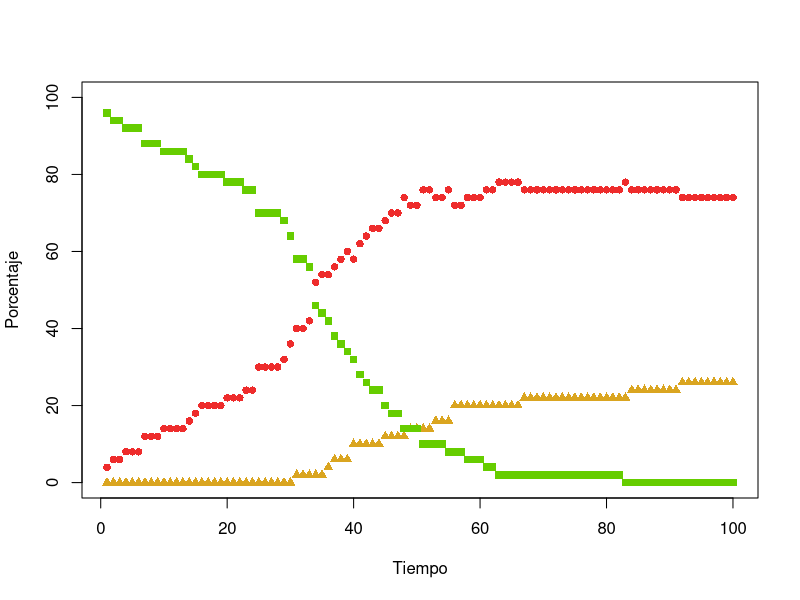
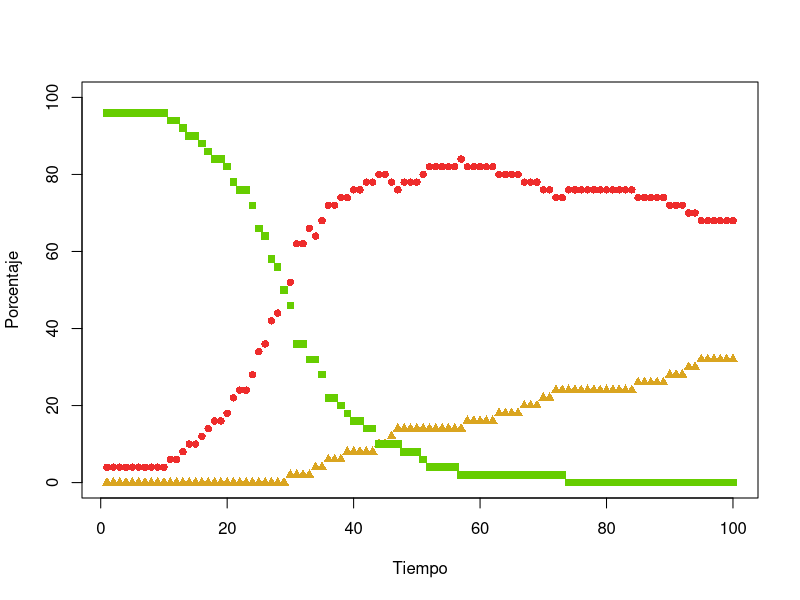
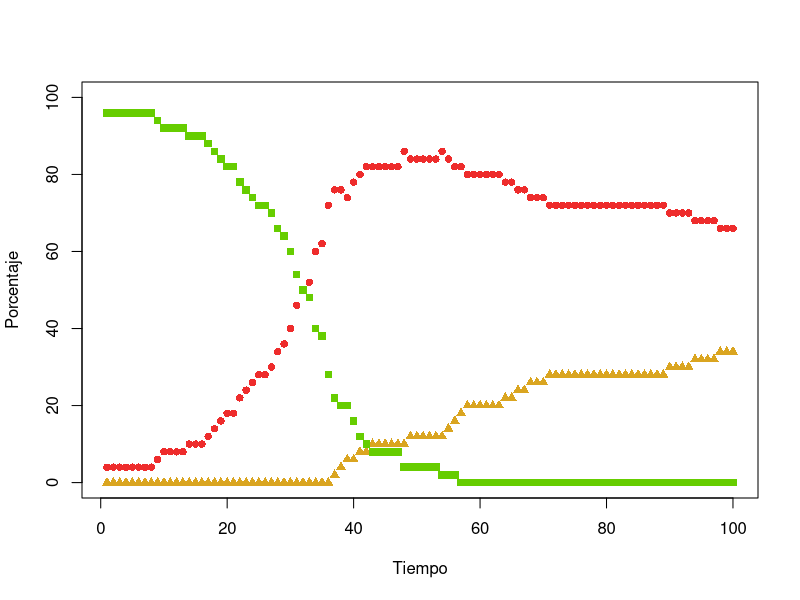
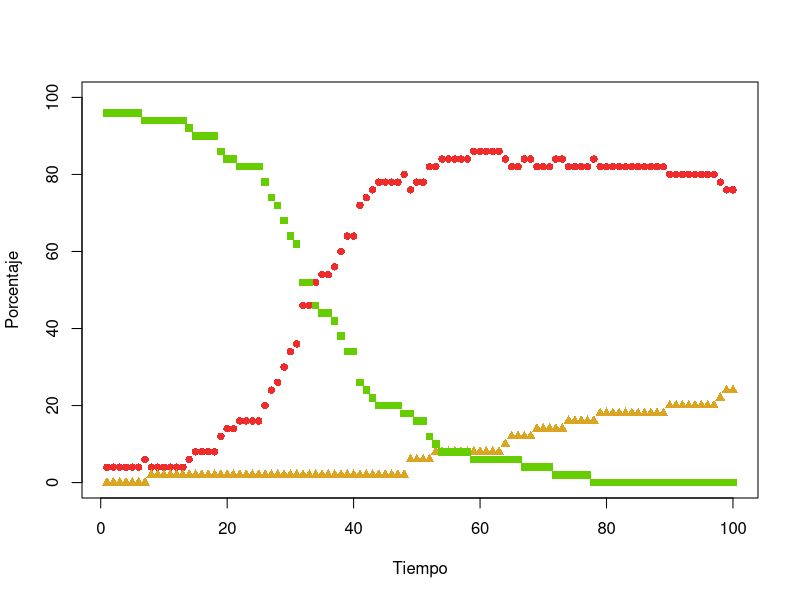
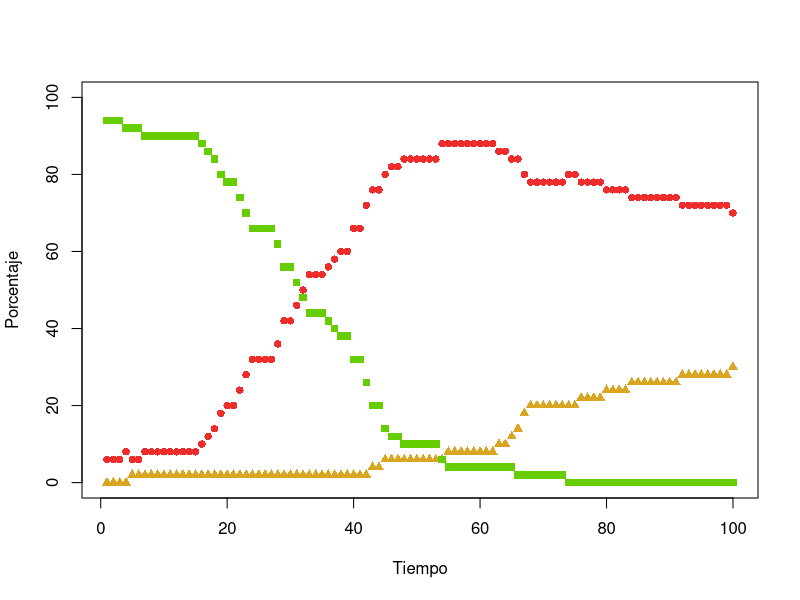
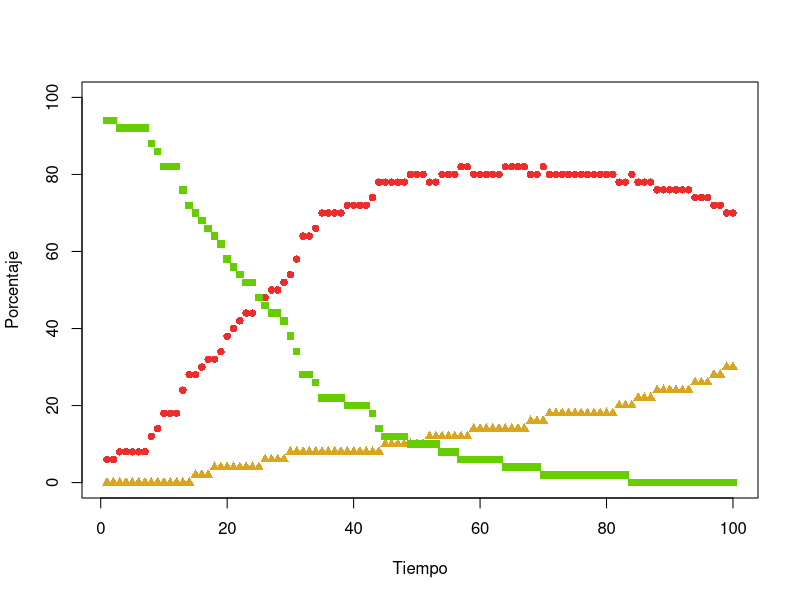
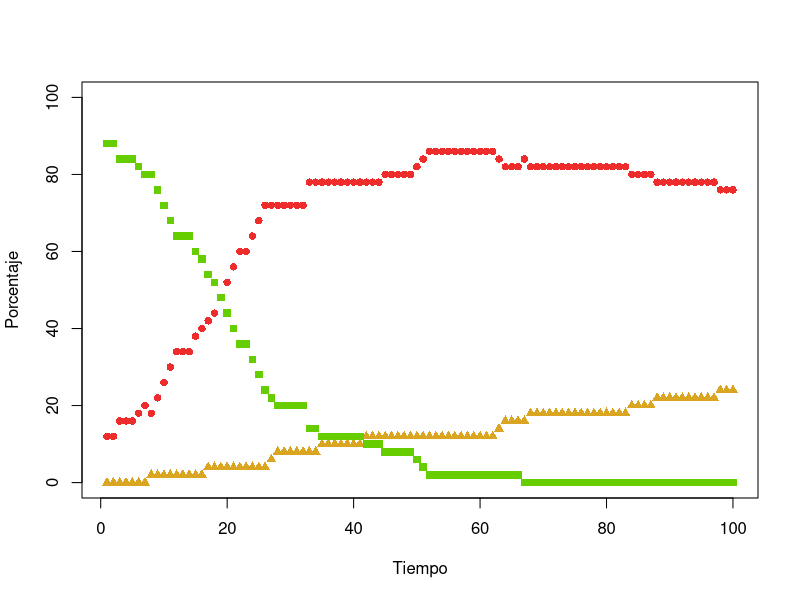
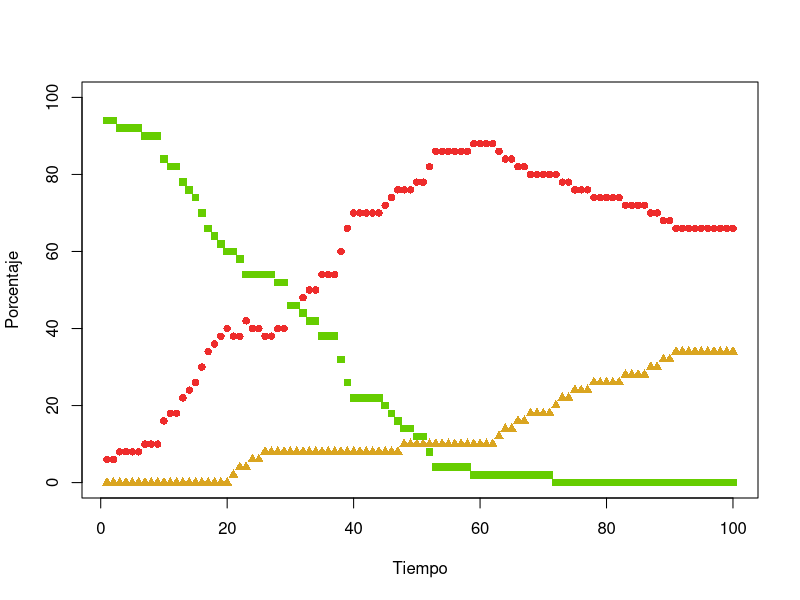

Recreate these plots in R, in order.
#suppressMessages(library(parallel))

l <- 1.5
n <- 50
pi <- 0.05
pr <- 0.02
v <- l / 30
r <- 0.1
tmax <- 100

impr = FALSE
replicas = 30
exper = data.frame(rep = numeric(), time=numeric()  )
data = c(0, 1, 2)
pc = pi
pv = 0
probs = c(1 - (pc +pv), pc, pv)
procesaContagio  <- function(y)
{
                                        #contagio por linea de barrido
    ordatos = agentes[order(agentes$x),] #ordenar los datos por el eje x
    cercanos = data.frame(i=numeric(),x=numeric(),y=numeric(), estado=numeric()) # los más cercanos a la linea de barrido que tal ue su distancia a la linea de barrido es menor al umbral
    for(i in 1:n){ #recorrido de los puntos ordenados
        ap = cbind(i,agentes[row.names(ordatos[i,]),]) #actual point
        if(nrow(cercanos) > 0){ # si hay puntos cercanos a la linea de barrido
                                        #actualizamos los cercanos al nuevo putno de la linea
            cercanos= cercanos[which(cercanos$x>(ap$x-r)),] 
                                        #calculo de la distancia de los cercanos al punto actual en la linea de barrido
            d = sqrt( ((rep(ap$x, nrow(cercanos))-cercanos$x)**2)+((rep(ap$y,nrow(cercanos))-cercanos$y)**2))
            md = which(d<r)
                                        #si hay alguien en el rango del umbral
            if(length(md) > 0){
                dist = d[md]
                li = cbind(cercanos[md,] , dist )
                if(ap$estado == 1){
                    if( any(li$estado==0) ){
                        aux = li[li$estado == 0,]
                        dl = (rep(r, nrow(aux)) - aux$dist) / rep(r, nrow(aux))
                        probl = runif(nrow(aux))
                                        #probc <- ( runif(nrow(aux)) < (rep(r, nrow(aux)) - aux$dist) / rep(r, nrow(aux)) )
                        probc= probl < dl
                        ordatos[aux$i,]$estado = ifelse(probc,1,0)                       
                    }
                    if (runif(1) < pr) {
                        ordatos[i,]$estado = 2 # recupera
                    }
                }
                if(ap$estado == 0) {
                    if( any(li$estado==1) ){                        
                        aux = li[which(li$estado == 1),]
                        probc <- ( runif(nrow(aux)) < (rep(r, nrow(aux)) - aux$dist) / rep(r, nrow(aux)) )
                        ordatos[i,]$estado = ifelse(any(probc==TRUE),1,0)
                    }
                }
            }
            
            
        }
        cercanos = rbind(cercanos,ap) #agregar punto actual a cercanos.
    }
    agentes$estado <<- ordatos[order(as.numeric(row.names(ordatos))),]$estado
    agentes$x <<- agentes$x + agentes$dx 
    agentes$y <<- agentes$y + agentes$dy
    if( any(agentes$x > l) ){
        agentes[which(agentes$x > l),]$x <<- agentes[which(agentes$x > l),]$x - l
    }
    if( any(agentes$x < 0) ){
        agentes[which(agentes$x < 0),]$x <<- agentes[which(agentes$x < 0),]$x + l
    }
    if( any(agentes$y > l) ){
        agentes[which(agentes$y > l),]$y <<- agentes[which(agentes$y > l),]$y - l
    }
    if( any(agentes$y < 0) ){
        agentes[which(agentes$y < 0),]$y <<- agentes[which(agentes$y < 0),]$y + l
    }
}

for(rep in 1:replicas){
    inic = proc.time()
    agentes <<- data.frame(x = runif(n,0,l), y = runif(n,0,l), dx = runif(n, -v, v), dy = runif(n, -v, v), estado  = sample(data, n, replace=TRUE, probs)  )
    #agentes <<- read.csv("prueba.csv")
    epidemia <- integer()
    inmunes <- integer()
    saludables <- integer()
    digitos <- floor(log(tmax, 10)) + 1   
    if(impr){
        aS <- agentes[agentes$estado == 0,]
        aI <- agentes[agentes$estado == 1,]
        aR <- agentes[agentes$estado == 2,]
        salida <- paste("p6_t000", ".png", sep="")
        tiempo <- paste("Paso","0" )
        png(salida)
        plot(l, type="n", main=tiempo, xlim=c(0, l), ylim=c(0, l), xlab="x", ylab="y")
        if (dim(aS)[1] > 0) {
            points(aS$x, aS$y, pch=15, col="chartreuse3", bg="chartreuse3")
        }
        if (dim(aI)[1] > 0) {
            points(aI$x, aI$y, pch=16, col="firebrick2", bg="firebrick2")
        }
        if (dim(aR)[1] > 0) {
            points(aR$x, aR$y, pch=17, col="goldenrod", bg="goldenrod")
        }
        graphics.off()
    }
    for (tiempo in 1:tmax) {
                                        #print(paste("Tiempo",tiempo))
        infectados <- nrow(agentes[agentes$estado == 1,])
        epidemia <- c(epidemia, infectados)
        recuperados <- nrow(agentes[agentes$estado == 2,])
        inmunes <- c(inmunes, recuperados)
        sanos <- nrow(agentes[agentes$estado == 0,])
        saludables <- c(saludables, sanos)
        
        if (infectados == 0) {
            break
        }
        procesaContagio(tiempo)        
        aS <- agentes[agentes$estado == 0,]
        aI <- agentes[agentes$estado == 1,]
        aR <- agentes[agentes$estado == 2,]
        if(impr){
            tl <- paste(tiempo, "", sep="")
            while (nchar(tl) < digitos) {
                tl <- paste("0", tl, sep="")
            }
            salida <- paste("p6_t", tl, ".png", sep="")
            tiempo <- paste("Paso", tiempo)
            png(salida)
            plot(l, type="n", main=tiempo, xlim=c(0, l), ylim=c(0, l), xlab="x", ylab="y")
            if (dim(aS)[1] > 0) {
                points(aS$x, aS$y, pch=15, col="chartreuse3", bg="chartreuse3")
            }
            if (dim(aI)[1] > 0) {
                points(aI$x, aI$y, pch=16, col="firebrick2", bg="firebrick2")
            }
            if (dim(aR)[1] > 0) {
                points(aR$x, aR$y, pch=17, col="goldenrod", bg="goldenrod")
            }
            graphics.off()
        }
    }
    exper = rbind(exper, c(rep,(proc.time()- inic)[3]), pi, max(epidemia)*100/n)
    colnames(exper)=c("rep","time")
    png(paste("images/p6ldb", rep, ".png",sep=""), width=1200, height=600)
    plot(1:length(epidemia), 100 * epidemia / n, pch=16 , col="firebrick2", ylim=c(0,100), xlab="Tiempo", ylab="Porcentaje")
    points(1:length(inmunes), 100 *inmunes / n, pch=17, col="goldenrod")
    points(1:length(saludables), 100 *saludables / n, pch=15, col="chartreuse3")
    graphics.off()
}
write.csv(exper, "datosldb.csv")
print(exper)
